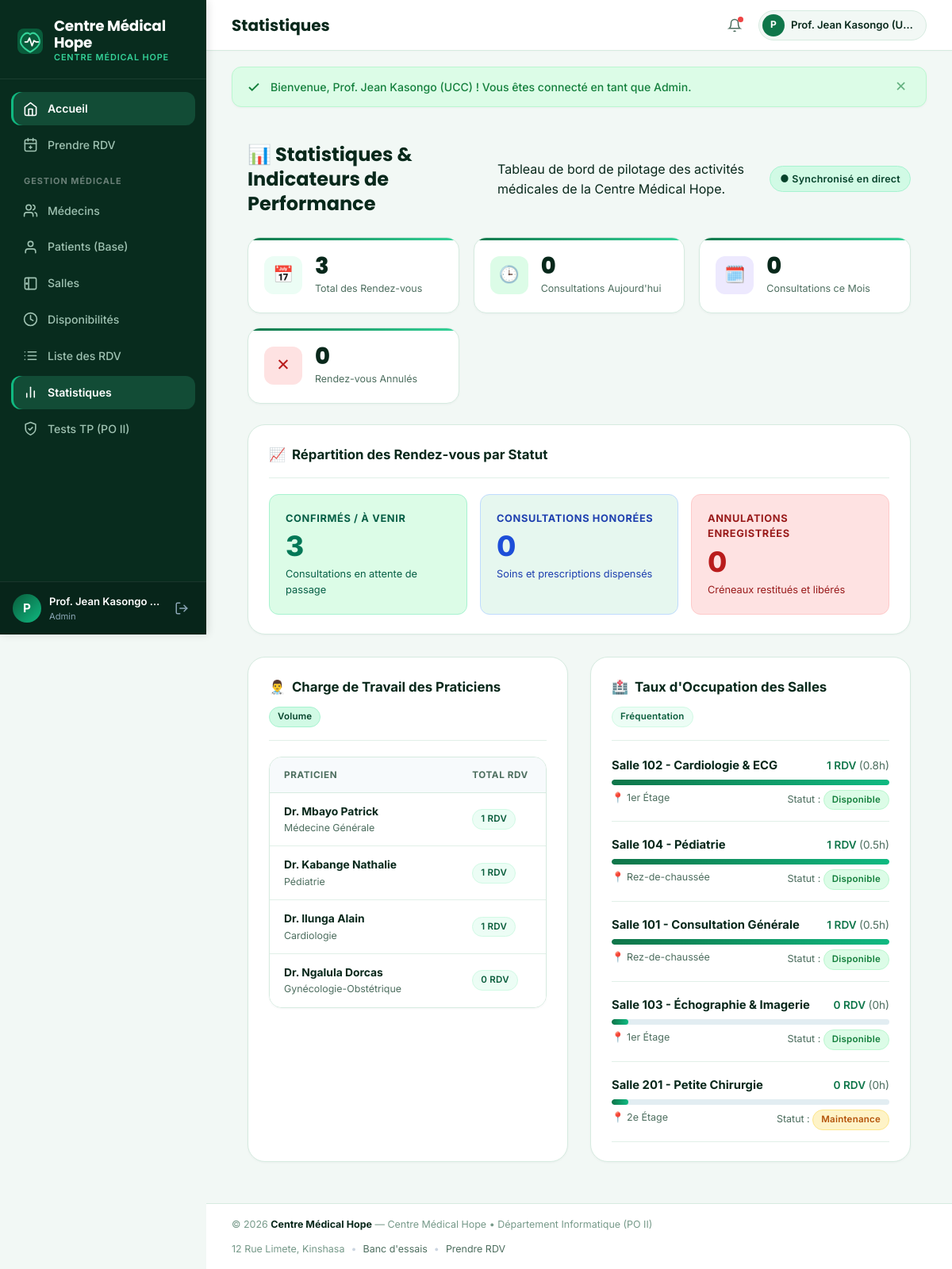
The page /statistiques/index.php (signed in) on the database its author committed.
### tables this page shows
CREATE TABLE IF NOT EXISTS medecins (
    id INT AUTO_INCREMENT PRIMARY KEY,
    nom VARCHAR(100) NOT NULL,
    prenom VARCHAR(100) NOT NULL,
    specialite VARCHAR(100) NOT NULL,
    telephone VARCHAR(30) NOT NULL,
    email VARCHAR(150) NOT NULL UNIQUE,
    bureau VARCHAR(50) NULL,
    photo VARCHAR(255) DEFAULT 'assets/images/doctor-default.png',
    actif TINYINT(1) DEFAULT 1,
    date_creation DATETIME DEFAULT CURRENT_TIMESTAMP
);

CREATE TABLE IF NOT EXISTS salles (
    id INT AUTO_INCREMENT PRIMARY KEY,
    nom VARCHAR(100) NOT NULL UNIQUE,
    etage VARCHAR(50) NOT NULL,
    capacite INT NOT NULL DEFAULT 1,
    equipements TEXT NOT NULL COMMENT 'Équipements séparés par virgules ex: Stéthoscope, ECG, Échographe',
    statut ENUM('disponible', 'maintenance', 'fermee') NOT NULL DEFAULT 'disponible',
    description TEXT NULL
);

### config/database.php (called while the page is built, shortened)
<?php
function e($string) {
    return htmlspecialchars($string ?? '', ENT_QUOTES, 'UTF-8');
}

### statistiques/index.php (the view, shortened to what this page needs)
<?php
require_once __DIR__ . '/../config/database.php';
$totalRdv      = $pdo->query("SELECT COUNT(*) FROM rendez_vous")->fetchColumn();
$rdvAujourdhui = $pdo->query("SELECT COUNT(*) FROM rendez_vous WHERE DATE(date_heure) = CURRENT_DATE()")->fetchColumn();
$rdvMois       = $pdo->query("SELECT COUNT(*) FROM rendez_vous WHERE MONTH(date_heure) = MONTH(CURRENT_DATE()) AND YEAR(date_heure) = YEAR(CURRENT_DATE())")->fetchColumn();
$rdvConfirmes  = $pdo->query("SELECT COUNT(*) FROM rendez_vous WHERE statut = 'confirme'")->fetchColumn();
$rdvTermines   = $pdo->query("SELECT COUNT(*) FROM rendez_vous WHERE statut = 'termine'")->fetchColumn();
$rdvAnnules    = $pdo->query("SELECT COUNT(*) FROM rendez_vous WHERE statut = 'annule'")->fetchColumn();
$stmtChargeMed = $pdo->query("SELECT m.id, m.nom, m.prenom, m.specialite, m.photo,
                              COUNT(r.id) AS total_consultations,
                              COALESCE(SUM(r.duree_minutes), 0) AS minutes_totales,
                              COUNT(CASE WHEN r.statut = 'termine' THEN 1 END) AS nb_termines,
                              COUNT(CASE WHEN r.statut = 'confirme' THEN 1 END) AS nb_a_venir
                              FROM medecins m
                              LEFT JOIN rendez_vous r ON m.id = r.id_medecin AND r.statut != 'annule'
                              GROUP BY m.id
                              ORDER BY total_consultations DESC");
$chargeMedecins = $stmtChargeMed->fetchAll();
$stmtSallesOcc = $pdo->query("SELECT s.id, s.nom, s.statut, s.etage,
                              COUNT(r.id) AS total_occupations,
                              COALESCE(SUM(r.duree_minutes), 0) AS minutes_salle
                              FROM salles s
                              LEFT JOIN rendez_vous r ON s.id = r.id_salle AND r.statut != 'annule'
                              GROUP BY s.id
                              ORDER BY total_occupations DESC");
$sallesOcc = $stmtSallesOcc->fetchAll();
$maxOccupations = 1;
require_once __DIR__ . '/../includes/header.php';
?>
<div class="container">
    <div class="page-header">
        <div class="page-header-left">
            <h2>📊 Statistiques & Indicateurs de Performance</h2>
            <p>Tableau de bord de pilotage des activités médicales de la Centre Médical Hope.</p>
        </div>
        <div class="page-header-actions">
            <span class="badge badge-primary" style="font-size: 0.78rem; padding: 6px 12px;">
                ● Synchronisé en direct
            </span>
        </div>
    </div>
    <div class="stats-grid">
        <div class="stat-card">
            <div class="stat-icon">📅</div>
            <div class="stat-info">
                <div class="stat-number"><?= $totalRdv ?></div>
                <div class="stat-label">Total des Rendez-vous</div>
            </div>
        </div>
        <div class="stat-card">
            <div class="stat-icon green">🕒</div>
            <div class="stat-info">
                <div class="stat-number"><?= $rdvAujourdhui ?></div>
                <div class="stat-label">Consultations Aujourd'hui</div>
            </div>
        </div>
        <div class="stat-card">
            <div class="stat-icon purple">🗓️</div>
            <div class="stat-info">
                <div class="stat-number"><?= $rdvMois ?></div>
                <div class="stat-label">Consultations ce Mois</div>
            </div>
        </div>
        <div class="stat-card">
            <div class="stat-icon rose">✕</div>
            <div class="stat-info">
                <div class="stat-number"><?= $rdvAnnules ?></div>
                <div class="stat-label">Rendez-vous Annulés</div>
            </div>
        </div>
    </div>
    <div class="card" style="margin-bottom: 28px;">
        <div class="card-header">
            <div class="card-title">
                <span>📈</span> Répartition des Rendez-vous par Statut
            </div>
        </div>
        <div style="display: grid; grid-template-columns: repeat(auto-fit, minmax(220px, 1fr)); gap: 16px;">
            <div style="background: var(--success-light); border: 1.5px solid #a7f3d0; border-radius: var(--r-md); padding: 20px;">
                <div style="font-size: 0.8rem; font-weight: 700; color: #065f46; text-transform: uppercase; letter-spacing: 0.05em;">
                    Confirmés / À Venir
                </div>
                <div style="font-size: 2.2rem; font-weight: 800; color: #047857; line-height: 1.1; margin: 6px 0;">
                    <?= $rdvConfirmes ?>
                </div>
                <div style="font-size: 0.8rem; color: #065f46;">Consultations en attente de passage</div>
            </div>
            <div style="background: var(--info-light); border: 1.5px solid #bfdbfe; border-radius: var(--r-md); padding: 20px;">
                <div style="font-size: 0.8rem; font-weight: 700; color: #1e40af; text-transform: uppercase; letter-spacing: 0.05em;">
                    Consultations Honorées
                </div>
                <div style="font-size: 2.2rem; font-weight: 800; color: #1d4ed8; line-height: 1.1; margin: 6px 0;">
                    <?= $rdvTermines ?>
                </div>
                <div style="font-size: 0.8rem; color: #1e40af;">Soins et prescriptions dispensés</div>
            </div>
            <div style="background: var(--danger-light); border: 1.5px solid #fecaca; border-radius: var(--r-md); padding: 20px;">
                <div style="font-size: 0.8rem; font-weight: 700; color: #991b1b; text-transform: uppercase; letter-spacing: 0.05em;">
                    Annulations Enregistrées
                </div>
                <div style="font-size: 2.2rem; font-weight: 800; color: #b91c1c; line-height: 1.1; margin: 6px 0;">
                    <?= $rdvAnnules ?>
                </div>
                <div style="font-size: 0.8rem; color: #991b1b;">Créneaux restitués et libérés</div>
            </div>
        </div>
    </div>
    <div style="display: grid; grid-template-columns: repeat(auto-fit, minmax(360px, 1fr)); gap: 28px;">
        <div class="card">
            <div class="card-header">
                <div class="card-title">
                    <span>👨‍⚕️</span> Charge de Travail des Praticiens
                </div>
                <span class="badge badge-primary">Volume</span>
            </div>
            <div class="table-responsive">
                <table class="table">
                    <thead>
                        <tr>
                            <th>Praticien</th>
                            <th>Total RDV</th>
                        </tr>
                    </thead>
                    <tbody>
                        <?php foreach ($chargeMedecins as $cm):
                        ?>
                            <tr>
                                <td>
                                    <strong style="color: var(--text-primary);"><?= e($cm['nom']) ?> <?= e($cm['prenom']) ?></strong>
                                    <div style="font-size: 0.775rem; color: var(--text-muted);"><?= e($cm['specialite']) ?></div>
                                </td>
                                <td>
                                    <span class="badge badge-teal"><?= $cm['total_consultations'] ?> RDV</span>
                                </td>
                            </tr>
                        <?php endforeach; ?>
                    </tbody>
                </table>
            </div>
        </div>
        <div class="card">
            <div class="card-header">
                <div class="card-title">
                    <span>🏥</span> Taux d'Occupation des Salles
                </div>
                <span class="badge badge-teal">Fréquentation</span>
            </div>
            <div style="display: flex; flex-direction: column; gap: 18px;">
                <?php foreach ($sallesOcc as $so):
                    $pct = $maxOccupations > 0 ? round(($so['total_occupations'] / $maxOccupations) * 100) : 0;
                    $heuresSalle = round($so['minutes_salle'] / 60, 1);
                ?>
                    <div style="border-bottom: 1px solid var(--border); padding-bottom: 14px;">
                        <div style="display: flex; justify-content: space-between; align-items: baseline; margin-bottom: 6px;">
                            <strong style="color: var(--text-primary); font-size: 0.925rem;"><?= e($so['nom']) ?></strong>
                            <span style="font-size: 0.85rem; font-weight: 600; color: var(--primary);">
                                <?= $so['total_occupations'] ?> RDV <span style="font-weight: 400; color: var(--text-muted);">(<?= $heuresSalle ?>h)</span>
                            </span>
                        </div>
                        <div class="progress">
                            <div class="progress-bar" style="width: <?= max(6, $pct) ?>%;"></div>
                        </div>
                        <div style="display: flex; justify-content: space-between; margin-top: 6px; font-size: 0.78rem; color: var(--text-muted);">
                            <span>📍 <?= e($so['etage']) ?></span>
                            <span>Statut : <span class="badge <?= $so['statut'] === 'disponible' ? 'badge-success' : 'badge-warning' ?>"><?= ucfirst(e($so['statut'])) ?></span></span>
                        </div>
                    </div>
                <?php endforeach; ?>
            </div>
        </div>
    </div>
</div>
<?php require_once __DIR__ . '/../includes/footer.php'; ?>

### rows shown on the page
medecins: nom "Dr. Mbayo", prenom "Patrick", specialite "Médecine Générale", total_consultations "1"
medecins: nom "Dr. Kabange", prenom "Nathalie", specialite "Pédiatrie", total_consultations "1"
medecins: nom "Dr. Ilunga", prenom "Alain", specialite "Cardiologie", total_consultations "1"
medecins: nom "Dr. Ngalula", prenom "Dorcas", specialite "Gynécologie-Obstétrique", total_consultations "0"
salles: nom "Salle 102 - Cardiologie & ECG", total_occupations "1", heuresSalle "0.8", max(6, $pct) 100 (drawn), etage "1er Étage", statut "Disponible"
salles: nom "Salle 104 - Pédiatrie", total_occupations "1", heuresSalle "0.5", max(6, $pct) 100 (drawn), etage "Rez-de-chaussée", statut "Disponible"
salles: nom "Salle 101 - Consultation Générale", total_occupations "1", heuresSalle "0.5", max(6, $pct) 100 (drawn), etage "Rez-de-chaussée", statut "Disponible"
salles: nom "Salle 103 - Échographie & Imagerie", total_occupations "0", heuresSalle "0", max(6, $pct) 6 (drawn), etage "1er Étage", statut "Disponible"
salles: nom "Salle 201 - Petite Chirurgie", total_occupations "0", heuresSalle "0", max(6, $pct) 6 (drawn), etage "2e Étage", statut "Maintenance"

### other values the page prints
substr($_SESSION['utilisateur_nom'] ?? 'U', 0, 1) "P"
$_SESSION['utilisateur_nom'] "Prof. Jean Kasongo…"
$_SESSION['utilisateur_role'] "Admin"
$sectionName "Statistiques"
substr($_SESSION['utilisateur_nom'] ?? 'A', 0, 1) "P"
$_SESSION['utilisateur_nom'] "Prof. Jean Kasongo (U…"
$msg['text'] "Bienvenue, Prof. Jean Kasongo (UCC) ! Vous êtes connecté en tant que Admin."
$totalRdv "3"
$rdvAujourdhui "0"
$rdvMois "0"
$rdvAnnules "0"
$rdvConfirmes "3"
$rdvTermines "0"
